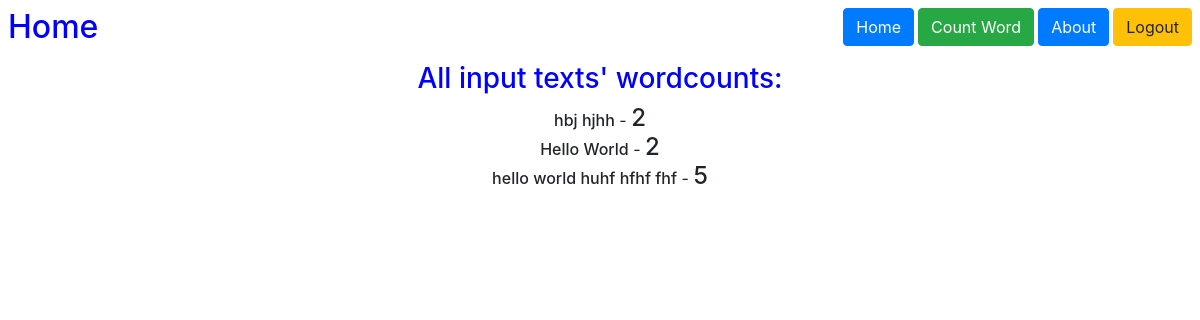
/wordcount/ (signed in), run on an earlier commit of the app's database.
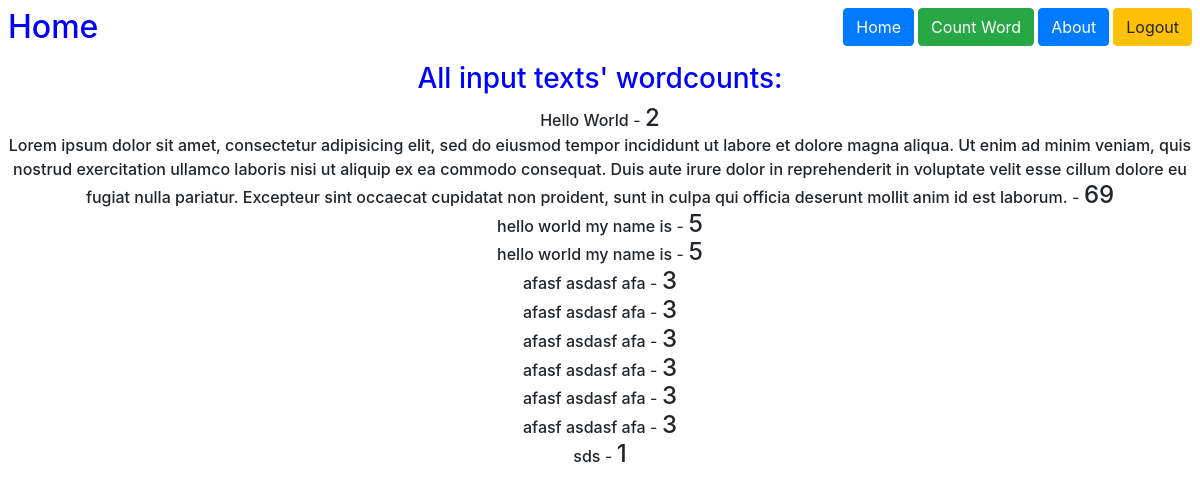
And on a later commit of the database.
### wordcount/models.py (models this page shows, shortened)
class Text(models.Model):
    text = models.CharField(max_length=1000)
    no_of_words = models.IntegerField(default=0)

### wordcount/views.py (the view)
# urls.py: path('', views.home, name='home'),
@login_required
def home(request):
    context = {
        'texts': Text.objects.all()
    }
    return render(request, 'wordcount/home.html', context)

### templates/wordcount/home.html (shortened to what this page needs)
{% extends 'Base/base.html' %}
{% load static %}
{% block content %}
{% include 'base/navbar.html' with title="Home" customlink="count" %}
{% if texts %}
  <h3 style="text-align:center; color: blue;">
    All input texts' wordcounts:
  </h3>
  {% for t in texts %}
    <div style="text-align: center">
        <span class="h6">{{t.text}}</span> - <span class="h4">{{ t.no_of_words }}</span>
    </div>
  {% endfor %}
{% endif %}
{% endblock content %}

### templates/Base/base.html (shortened to what this page needs)
<!DOCTYPE html>
<html lang="en"
      dir="ltr">
<head>
  <link rel="stylesheet" href="https://stackpath.bootstrapcdn.com/bootstrap/4.3.1/css/bootstrap.min.css"
>
</head>
<body>
  {%block content%}
  {%endblock content%}
</body>
</html>

### templates/Base/navbar.html (shortened to what this page needs)
<div class="row m-2" style="display:flex; justify-content: space-between">
    <div class="h2" style="color: blue;">
        {{title}}
    </div>
    <div class="parent" style="padding-left: 25px; display: flex; justify-content: flex-end">
        <div class="child">
            <a href="{% url 'home' %}" class="btn btn-primary ml-1">Home</a>
        </div>
        <div class="child">
            <a href="{% url 'count' %}" class="btn btn-success ml-1">Count Word</a>
        </div>
        <div class="child">
            <a href="{% url 'about' %}" class="btn btn-primary ml-1">About</a>
        </div>
        <div class="child">
            <a href="{% url 'logout' %}" class="btn btn-warning ml-1">Logout</a>
        </div>
    </div>
</div>

### templates/Base/base.html (style rules this page uses)
html, body { height: 100%; overflow-x: hidden; }

What changed in the data, as far as the page shows it:
removed Text: text "hbj hjhh", no_of_words "2"
removed Text: text "hello world huhf hfhf fhf", no_of_words "5"
added Text: text "Lorem ipsum dolor sit amet, consectetur adipisicing elit, sed do eiusmod tempor incididunt ut labore et dolore magna aliqua. Ut enim ad minim veniam, quis nostrud exercitation ullamco laboris nisi ut aliquip ex ea commodo consequat. Duis aute irure dolor in reprehenderit in voluptate velit esse cillum dolore eu fugiat nulla pariatur. Excepteur sint occaecat cupidatat non proident, sunt in culpa qui officia deserunt mollit anim id est laborum.", no_of_words "69"
added Text: text "hello world my name is", no_of_words "5"
added Text: text "hello world my name is", no_of_words "5"
added Text: text "afasf asdasf afa", no_of_words "3"
added Text: text "afasf asdasf afa", no_of_words "3"
added Text: text "afasf asdasf afa", no_of_words "3"
added Text: text "afasf asdasf afa", no_of_words "3"
added Text: text "afasf asdasf afa", no_of_words "3"
added Text: text "afasf asdasf afa", no_of_words "3"
added Text: text "sds", no_of_words "1"
